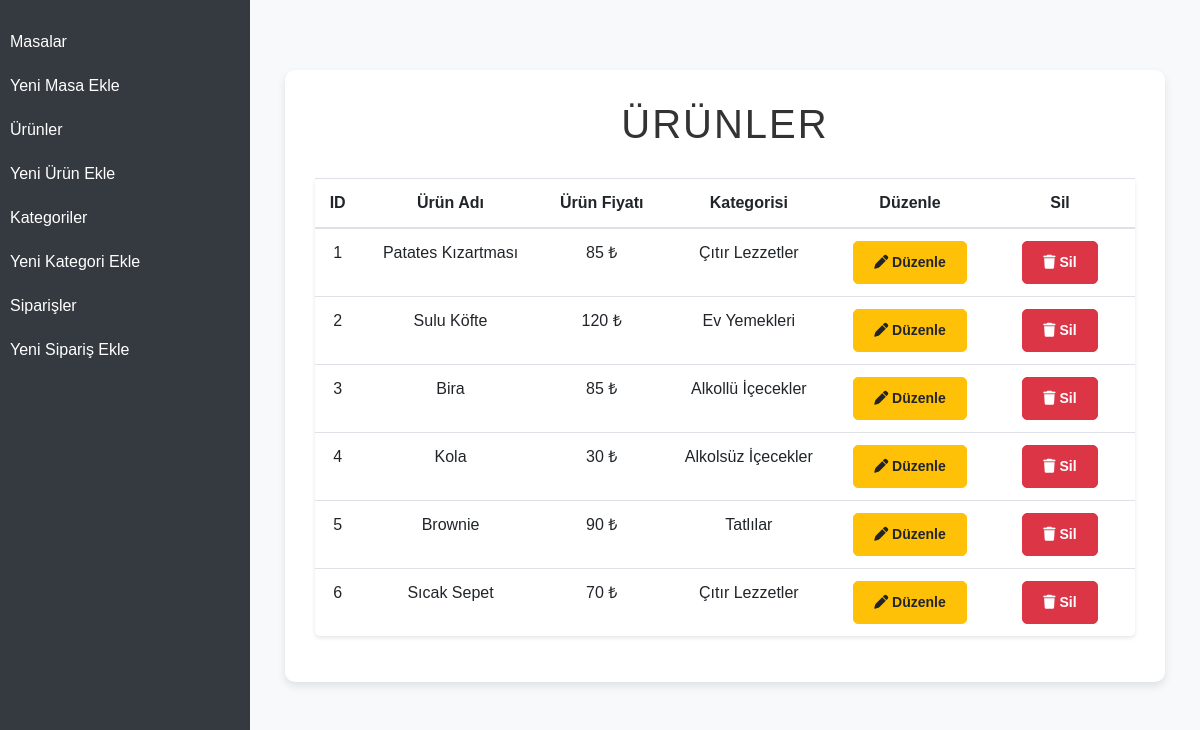
/pages/urun-list.php, run on the app's committed database.
### tables this page shows
CREATE TABLE `urunler` (
  `urun_id` int(11) NOT NULL,
  `urun_adi` varchar(150) DEFAULT NULL,
  `urun_fiyat` int(11) DEFAULT NULL,
  `kategori_id` int(11) DEFAULT NULL
);

CREATE TABLE `kategoriler` (
  `kategori_id` int(11) NOT NULL,
  `kategori_adi` varchar(100) DEFAULT NULL
);

### classes/db.class.php (called while the page is built)
<?php
class Db
{
    private $host = "localhost";
    private $username = "root";
    private $password = "";
    private $dbname = "restorant";
    protected function connect()
    {
        try
        {
            $dsn = "mysql:host=".$this->host.";dbname=".$this->dbname;
            $pdo = new PDO($dsn,$this->username,$this->password);
            $pdo->setAttribute(PDO::ATTR_ERRMODE, PDO::ERRMODE_EXCEPTION);
            $pdo->setAttribute(PDO::ATTR_DEFAULT_FETCH_MODE, PDO::FETCH_OBJ);
            return $pdo;
        }
        catch(PDOException $e)
        {
            echo "Bağlantı Hatası: ".$e->getMessage();
        }
    }
}
?>

### classes/functions.class.php (called while the page is built, shortened)
<?php
class Urun extends Db
{
    public function urunGetir()
    {
        $query = "SELECT * FROM urunler
        INNER JOIN kategoriler ON
        urunler.kategori_id = kategoriler.kategori_id
        ";
        $stmt = $this->connect()->prepare($query);
        $stmt->execute();
        return $stmt->fetchAll();
    }
}
?>

### pages/urun-list.php (the view, shortened to what this page needs)
<?php
require_once('../classes/db.class.php');
include "../classes/functions.class.php";
$Urun = new Urun();
$urunGetir = $Urun->urunGetir();
        ?>
<!DOCTYPE html>
<html lang="tr">
<head>
    <link href="https://stackpath.bootstrapcdn.com/bootstrap/4.5.2/css/bootstrap.min.css" rel="stylesheet">
    <link rel="stylesheet" href="https://cdnjs.cloudflare.com/ajax/libs/font-awesome/6.5.1/css/all.min.css"/>
    <link href="../style/style.css" rel="stylesheet">
</head>
<body>
    <div class="container-fluid">
        <?php include '../inc/_sidebar.php'; ?>
        <div class="content">
            <div class="container">
                <h1>Ürünler</h1>
                <table class="table text-center">
                    <thead>
                        <tr>
                            <th>ID</th>
                            <th>Ürün Adı</th>
                            <th>Ürün Fiyatı</th>
                            <th>Kategorisi</th>
                            <th style="width: 150px;">Düzenle</th>
                            <th style="width: 150px;">Sil</th>
                        </tr>
                    </thead>
                    <?php
                    if($urunGetir)
                    {
                        ?>
                        <tbody>
                            <?php
                            foreach($urunGetir as $urun)
                            {
                                ?>
                                <tr>
                                    <td><?php echo $urun->urun_id?></td>
                                    <td><?php echo $urun->urun_adi?></td>
                                    <td><?php echo $urun->urun_fiyat?> ₺</td>
                                    <td><?php echo $urun->kategori_adi?></td>
                                    <td><a class="btn btn-warning btn-sm" href="urun-guncelle.php?urun_id=<?php echo $urun->urun_id?>"><i class="fa fa-pen"></i> Düzenle</a></td>
                                    <td><a class="btn btn-danger btn-sm" href="urun-list.php?urun_id=<?php echo $urun->urun_id?>&islem=Sil"><i class="fa fa-trash"></i> Sil</a></td>
                                </tr>
                                <?php
                            }
                            ?>
                        </tbody>
                        <?php
                    }
                    else
                    {
                        ?>
                            <div class="alert alert-danger" role="alert">
                                Kayıtlı Ürün Bulunamadı, Lütfen yeni Ürün Ekleyiniz.
                            </div>
                        <?php
                    }
                    ?>
                </table>
            </div>
        </div>
    </div>
</body>
</html>

### style/style.css (style rules this page uses)
body { height: 100%; margin: 0; background-color: #f8f9fa; font-family: 'Arial', sans-serif; padding-top: 50px; }
.container { background-color: #fff; padding: 30px; border-radius: 10px; box-shadow: 0 4px 8px rgba(0, 0, 0, 0.1); }
.table { background-color: #fff; border-radius: 5px; box-shadow: 0 2px 4px rgba(0, 0, 0, 0.1); }
.btn { padding: 10px 20px; border-radius: 5px; font-weight: bold; }
.content { margin-left: 250px; padding: 20px; background-color: #f8f9fa; }
.container { width: 100%; margin: 0 auto; padding-top: 30px; }
h1 { text-align: center; margin-bottom: 30px; color: #333; text-transform: uppercase; letter-spacing: 2px; }

### data on the page
urunler: urun_id "1", urun_adi "Patates Kızartması", urun_fiyat "85", kategori.kategori_adi "Çıtır Lezzetler"
urunler: urun_id "2", urun_adi "Sulu Köfte", urun_fiyat "120", kategori.kategori_adi "Ev Yemekleri"
urunler: urun_id "3", urun_adi "Bira", urun_fiyat "85", kategori.kategori_adi "Alkollü İçecekler"
urunler: urun_id "4", urun_adi "Kola", urun_fiyat "30", kategori.kategori_adi "Alkolsüz İçecekler"
urunler: urun_id "5", urun_adi "Brownie", urun_fiyat "90", kategori.kategori_adi "Tatlılar"
urunler: urun_id "6", urun_adi "Sıcak Sepet", urun_fiyat "70", kategori.kategori_adi "Çıtır Lezzetler"
